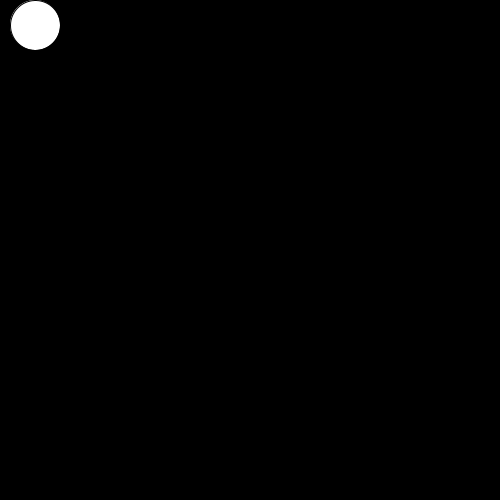
Frame 1 (no input)
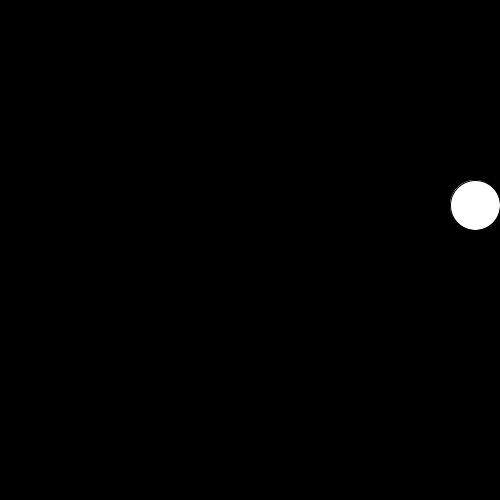
Frame 60 (the mouse pressed at the canvas centre just before this capture)
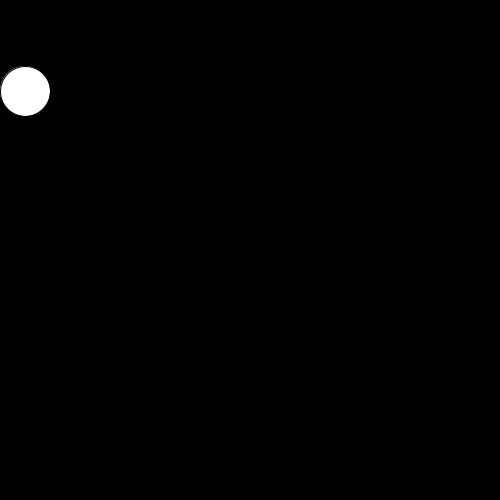
Frame 120 (the mouse held since frame 60 and released just before this capture)

The Processing sketch that drew these frames (run headless with seeded random() and noise(); from frame 60 on, the mouse is pressed at the canvas centre):

// Processing sketch: Worksheet_Wk2_L5
// ── Worksheet_Wk2_L5.pde
/*
int result4 = -1;
int a2 = -1;
int b2 = -2;
int c2 = -3;
if (a2 > 0) {
  if (b2 > 0) {
    if (c2 > 0) {
      result4 = 0;      
    } else {
      result4 = 1;
    }
  } else {
    if (c2 > 1) {
      result4 = 2;
    } else {
      result4 = 3;
    }
  }
} else {
  if (b2 > 0) {
    if (c2 > 0) {
      result4 = 4;
    } else {
      result4 = 5; 
    }
  } else {
    if (c2 > 0) {
      result4 = 6;  
    } else {
      result4 = 7;
    }
  }
}
println(result4);

int xPos;
int direction;
int diameter = 50;

void setup() {
  size(500, 500);
}

void draw() {
  background(255);
  if (xPos >= (width * 0.75) - diameter / 2) {
    direction = -1;  
  }
  if (xPos <= 0 + diameter / 2) {
    direction = 1;
  }
  xPos += 10 * direction;
  circle(xPos, width / 2, diameter);
}
*/
int diameter = 50;
int posX = 0 + diameter / 2;
int posY = 0 + diameter / 2;
int baseVelocity = 10;
int velocityX = baseVelocity;
int velocityY = 0;

int direction;

void setup() {
  frameRate(238);
   size(500, 500);
}

void draw() {
  background(0);
 
  if (direction == 0 && posX >= width - diameter / 2) {
    baseVelocity *= 1.2;    
    direction = 1;
    velocityX = 0;
    velocityY = baseVelocity;    
  }
  
  if (direction == 1 && posY >= height - diameter / 2) {
    baseVelocity *= 1.2;    
    direction = 2;
    velocityX = -baseVelocity;
    velocityY = 0;
  }
  
  if (direction == 2 && posX <= 0 + diameter / 2) {
    baseVelocity *= 1.2;
    direction = 3;
    velocityX = 0;
    velocityY = -baseVelocity;
  }
  
  if (direction == 3 && posY <= 0 + diameter / 2) {
    direction = 0;
    velocityX = baseVelocity;
    velocityY = 0;
  }
  
  
  posX = constrain(posX + velocityX, 0 + diameter / 2, width - diameter / 2);
  posY = constrain(posY + velocityY, 0 + diameter / 2, height - diameter / 2);
  circle(posX, posY, diameter);
}

void mousePressed() {
  posX = mouseX;
  posY = mouseY;
}
